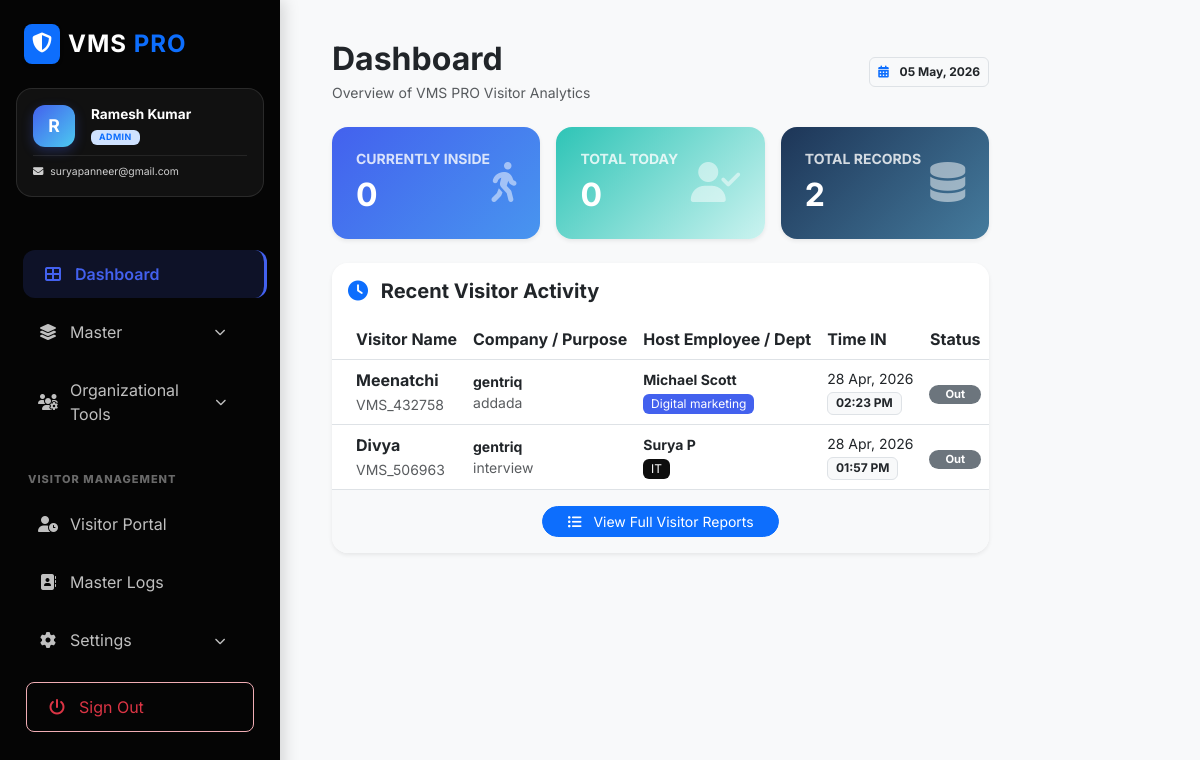
/index.php (signed in), run on an earlier commit of the app's database.
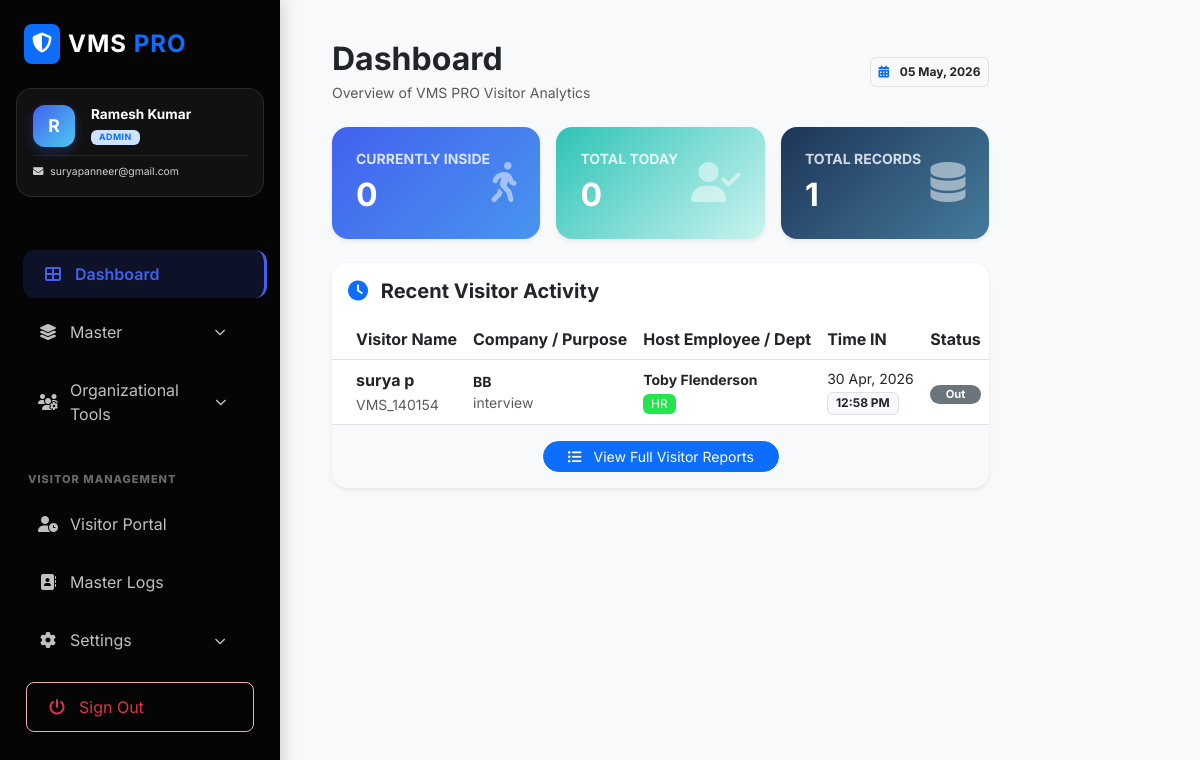
And on a later commit of the database.
### tables this page shows
CREATE TABLE `visitor_master` (
  `id` int(11) NOT NULL,
  `pass_no` varchar(50) DEFAULT NULL,
  `img_capture` longtext DEFAULT NULL,
  `person_to_meet` varchar(100) NOT NULL,
  `purpose` varchar(255) NOT NULL,
  `visitor_type` enum('Client','Vendor','Visitor') NOT NULL,
  `company_name` varchar(100) DEFAULT NULL,
  `location` varchar(100) DEFAULT NULL,
  `visitor_name` varchar(100) NOT NULL,
  `contact_no` varchar(15) NOT NULL,
  `email` varchar(100) DEFAULT NULL,
  `meeting_date_time` datetime DEFAULT NULL,
  `devices` text DEFAULT NULL,
  `id_type` varchar(50) DEFAULT NULL,
  `id_upload` varchar(255) DEFAULT NULL,
  `status` enum('Pending','Approved','Rejected') DEFAULT 'Pending',
  `in_time` datetime DEFAULT NULL,
  `out_time` datetime DEFAULT NULL,
  `created_at` timestamp NOT NULL DEFAULT current_timestamp(),
  `vehicle_type` varchar(50) DEFAULT NULL,
  `vehicle_number` varchar(50) DEFAULT NULL,
  `employee_id` int(11) DEFAULT NULL,
  `mobile_count` int(11) DEFAULT NULL,
  `charger_count` int(11) DEFAULT NULL,
  `disc_count` int(11) DEFAULT NULL,
  `laptop_count` int(11) DEFAULT NULL,
  `approval_status` tinyint(4) DEFAULT 0 COMMENT '0=Pending, 1=Approved, 2=Rejected,\r\n3= Schedule',
  `meeting_out_time` datetime DEFAULT NULL,
  `checkin_by` int(11) DEFAULT NULL,
  `checkout_by` int(11) DEFAULT NULL
);

CREATE TABLE `users` (
  `id` int(11) NOT NULL,
  `full_name` varchar(100) NOT NULL,
  `email` varchar(150) NOT NULL,
  `password` varchar(255) NOT NULL,
  `contact_no` varchar(20) DEFAULT NULL,
  `designation` varchar(100) DEFAULT NULL,
  `department` varchar(100) DEFAULT NULL,
  `location` varchar(100) DEFAULT NULL,
  `role` varchar(50) DEFAULT 'employee',
  `reporting_manager` varchar(100) DEFAULT NULL,
  `status` enum('Active','Inactive') DEFAULT 'Active',
  `created_at` timestamp NULL DEFAULT current_timestamp()
);

### index.php (the view, shortened to what the rows shown need)
<?php
include("includes/config.php");
include("includes/header.php");
$total = $con->query("SELECT COUNT(*) FROM visitor_master")->fetchColumn();
$inside = $con->query("SELECT COUNT(*) FROM visitor_master WHERE out_time IS NULL")->fetchColumn();
$today = $con->query("SELECT COUNT(*) FROM visitor_master WHERE DATE(in_time) = CURDATE()")->fetchColumn();
?>
<div class="content">
    <div class="container-fluid content-animate">
        <div class="d-flex justify-content-between align-items-center mb-4">
            <div>
                <h2 class="fw-bold text-dark mb-1">Dashboard</h2>
            </div>
        </div>
        <div class="row g-3 mb-4">
            <div class="col-md-4">
                <div class="card border-0 shadow-sm rounded-4" style="background: linear-gradient(135deg, #4361ee, #4895ef);">
                    <div class="card-body p-4 text-white">
                        <div class="d-flex justify-content-between align-items-center">
                            <div>
                                <h2 class="fw-bold mb-0"><?= $inside ?></h2>
                            </div>
                        </div>
                    </div>
                </div>
            </div>
            <div class="col-md-4">
                <div class="card border-0 shadow-sm rounded-4" style="background: linear-gradient(135deg, #2ec4b6, #cbf3f0);">
                    <div class="card-body p-4 text-white">
                        <div class="d-flex justify-content-between align-items-center">
                            <div>
                                <h2 class="fw-bold mb-0"><?= $today ?></h2>
                            </div>
                        </div>
                    </div>
                </div>
            </div>
            <div class="col-md-4">
                <div class="card border-0 shadow-sm rounded-4" style="background: linear-gradient(135deg, #1d3557, #457b9d);">
                    <div class="card-body p-4 text-white">
                        <div class="d-flex justify-content-between align-items-center">
                            <div>
                                <h2 class="fw-bold mb-0"><?= $total ?></h2>
                            </div>
                        </div>
                    </div>
                </div>
            </div>
        </div>
        <div class="row">
            <div class="col-12">
                <div class="card border-0 shadow-sm rounded-4 overflow-hidden">
                    <div class="card-body p-0">
                        <div class="table-responsive">
                            <table class="table table-hover align-middle mb-0">
                                <thead class="bg-light">
                                    <tr>
                                        <th class="ps-4">Visitor Name</th>
                                        <th>Company / Purpose</th>
                                        <th>Host Employee / Dept</th>
                                        <th>Time IN</th>
                                        <th class="text-center">Status</th>
                                    </tr>
                                </thead>
                                <tbody>
                                    <?php
                                    $recent = $con->query("SELECT v.*, u.full_name as host_name, u.department, d.dept_color
                                                          FROM visitor_master v
                                                          LEFT JOIN users u ON v.employee_id = u.id
                                                          LEFT JOIN departments d ON u.department = d.dept_name
                                                          ORDER BY v.id DESC LIMIT 10")->fetchAll();
                                    foreach($recent as $r):
                                        $status_class = $r['out_time'] ? 'bg-secondary' : 'bg-success';
                                        $status_text = $r['out_time'] ? 'Out' : 'Inside';
                                    ?>
                                    <tr>
                                        <td class="ps-4">
                                            <div class="fw-bold"><?= htmlspecialchars($r['visitor_name']) ?></div>
                                            <small class="text-muted"><?= htmlspecialchars($r['pass_no']) ?></small>
                                        </td>
                                        <td>
                                            <div class="small fw-bold"><?= htmlspecialchars($r['company_name']) ?></div>
                                            <div class="small text-muted"><?= htmlspecialchars($r['purpose']) ?></div>
                                        </td>
                                        <td>
                                            <div class="small fw-bold"><?= htmlspecialchars($r['host_name'] ?: 'N/A') ?></div>
                                            <div class="badge fw-normal small" style="background: <?= !empty($r['dept_color']) ? $r['dept_color'] : '#f8f9fa' ?>; color: <?= !empty($r['dept_color']) ? '#fff' : '#212529' ?>;">
                                                <?= htmlspecialchars($r['department'] ?: 'N/A') ?>
                                            </div>
                                        </td>
                                        <td>
                                            <div class="small"><?= date("d M, Y", strtotime($r['in_time'])) ?></div>
                                            <div class="badge bg-light text-dark border"><?= date("h:i A", strtotime($r['in_time'])) ?></div>
                                        </td>
                                        <td class="text-center">
                                            <span class="badge <?= $status_class ?> rounded-pill px-3" style="font-size: 0.7rem;">
                                                <?= $status_text ?>
                                            </span>
                                        </td>
                                    </tr>
                                    <?php endforeach; ?>
                                </tbody>
                            </table>
                        </div>
                    </div>
                </div>
            </div>
        </div>
    </div>
</div>
<?php include("includes/footer.php"); ?>

What changed in the data, as far as the page shows it:
removed visitor_master: visitor_name "Meenatchi", pass_no "VMS_432758", company_name "gentriq", purpose "addada", users.full_name "Michael Scott", users.department "Digital marketing", in_time "28 Apr, 2026", in_time "02:23 PM", out_time "Out"
removed visitor_master: visitor_name "Divya", pass_no "VMS_506963", company_name "gentriq", purpose "interview", users.full_name "Surya P", users.department "IT", in_time "28 Apr, 2026", in_time "01:57 PM", out_time "Out"
added visitor_master: visitor_name "surya p", pass_no "VMS_140154", company_name "BB", purpose "interview", users.full_name "Toby Flenderson", users.department "HR", in_time "30 Apr, 2026", in_time "12:58 PM", out_time "Out"
Also different on the page:
$total: "2" → "1"
